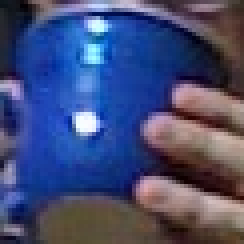
//> input picture opencv.learning/BlueCup.jpg, 61 x 61 px (shown 4 times larger)
$ ./ch2_ex2_6 ../BlueCup.jpg   (built with g++ and OpenCV 4)
//> lines starting //> are read from the running program, lines starting //| are printed output that depends on the picture
/* License:
   Oct. 3, 2008
   Right to use this code in any way you want without warrenty, support or any guarentee of it working.

   BOOK: It would be nice if you cited it:
   Learning OpenCV: Computer Vision with the OpenCV Library
     by Gary Bradski and Adrian Kaehler
     Published by O'Reilly Media, October 3, 2008

   AVAILABLE AT:
     http://www.amazon.com/Learning-OpenCV-Computer-Vision-Library/dp/0596516134
     Or: http://oreilly.com/catalog/9780596516130/
     ISBN-10: 0596516134 or: ISBN-13: 978-0596516130

   OTHER OPENCV SITES:
   * The source code is on sourceforge at:
     http://sourceforge.net/projects/opencvlibrary/
   * The OpenCV wiki page (As of Oct 1, 2008 this is down for changing over servers, but should come back):
     http://opencvlibrary.sourceforge.net/
   * An active user group is at:
     http://tech.groups.yahoo.com/group/OpenCV/
   * The minutes of weekly OpenCV development meetings are at:
     http://pr.willowgarage.com/wiki/OpenCV
*/
#include <opencv2/opencv.hpp>

using namespace cv;

Mat doCanny(
    Mat in,
    double    lowThresh,
    double    highThresh,
    double    aperture)
{
    if (in.channels() != 1)
        return Mat(); // Canny only handles gray scale images
    Mat out;
    Canny( in, out, lowThresh, highThresh, aperture );
    return( out );
};

int main( int argc, char** argv )
{
  Mat img_rgb = imread( argv[1] );
//> img_rgb is the input picture: 61 rows x 61 cols, CV_8UC3; mean B, G, R 117.6, 76.4, 68
  Mat img_gry;
  cvtColor(img_rgb, img_gry ,CV_BGR2GRAY);
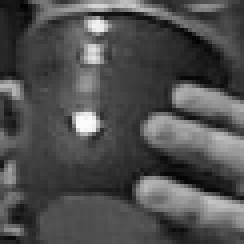
//> img_gry: 61 rows x 61 cols, CV_8UC1 (shown 4 times larger); min 2, max 252, mean 78.6
  namedWindow( "Example Gray", CV_WINDOW_AUTOSIZE );
  namedWindow( "Example Canny", CV_WINDOW_AUTOSIZE );
  imshow( "Example Gray", img_gry );
  Mat img_cny = doCanny( img_gry, 10, 100, 3 );
//> in doCanny, `Canny( in, out, lowThresh, highThresh, aperture );`:
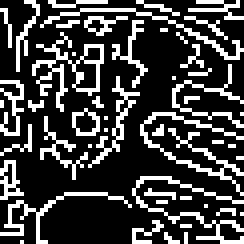
//> out: 61 rows x 61 cols, CV_8UC1 (shown 4 times larger); 25% white in thin lines or dots
  imshow( "Example Canny", img_cny );
  waitKey( 0 );
  destroyWindow( "Example Gray" );
  destroyWindow( "Example Canny" );
}

$ run again, on opencv.learning/HandOutdoorColor.jpg
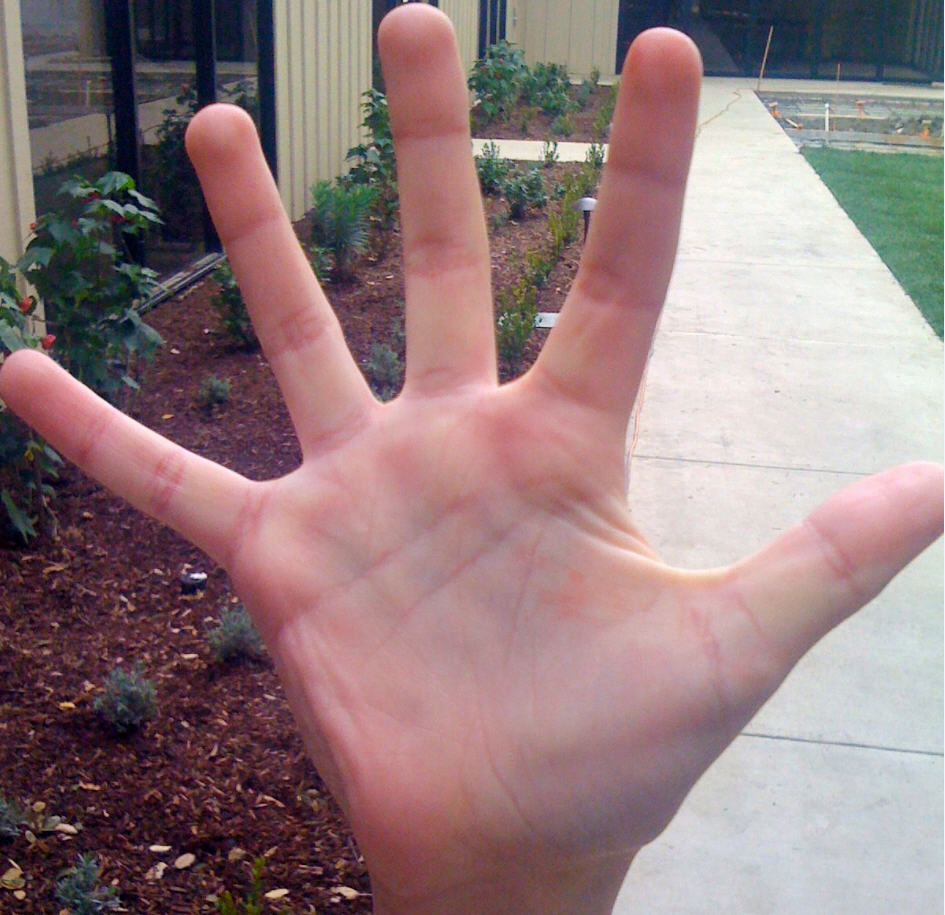
//> input picture opencv.learning/HandOutdoorColor.jpg, 945 x 915 px
//> img_rgb is the input picture: 915 rows x 945 cols, CV_8UC3; mean B, G, R 125.6, 123.8, 146.8
//> `cvtColor(img_rgb, img_gry ,CV_BGR2GRAY);`:
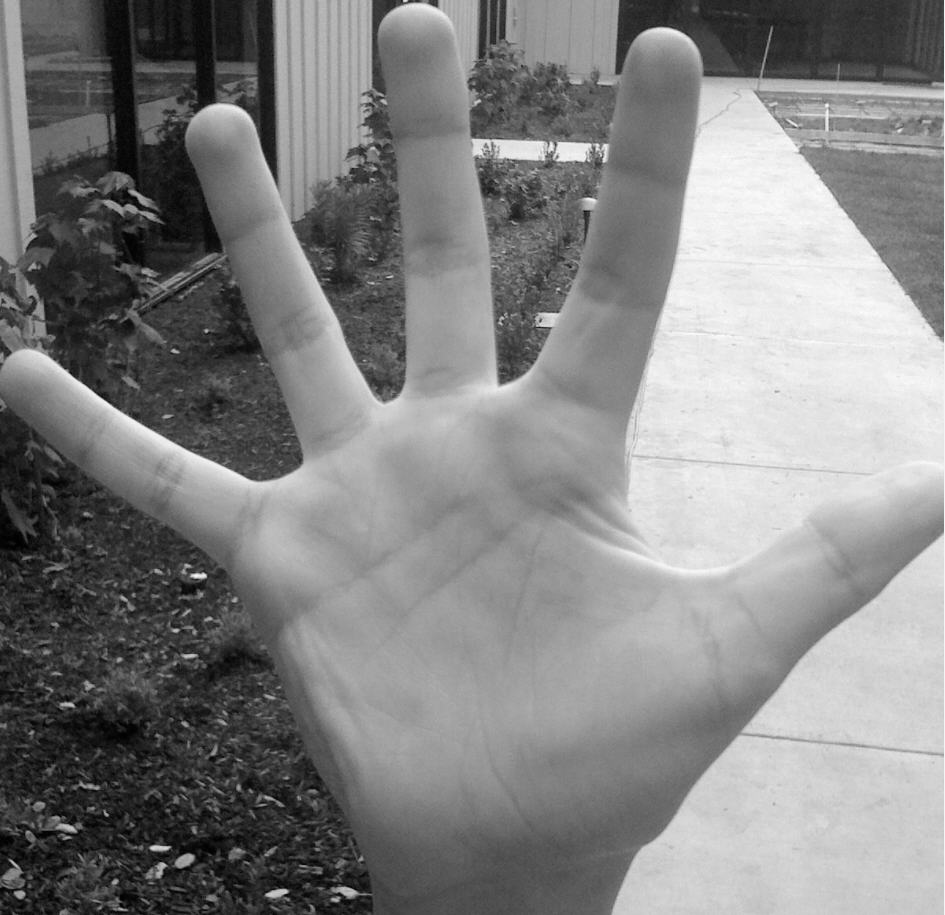
//> img_gry: 915 rows x 945 cols, CV_8UC1; min 0, max 254, mean 130.9
//> in doCanny, `Canny( in, out, lowThresh, highThresh, aperture );`:
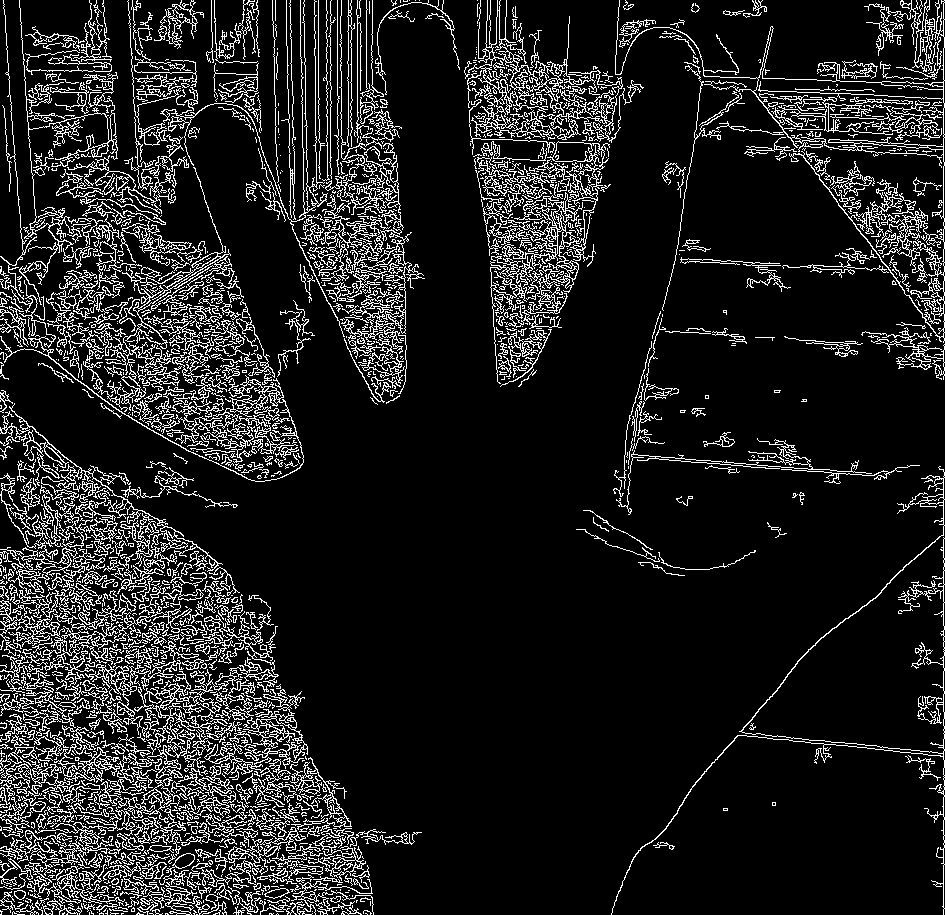
//> out: 915 rows x 945 cols, CV_8UC1; 12.4% white in thin lines or dots

$ run again, on opencv.learning/HandOutdoorSunColor.jpg
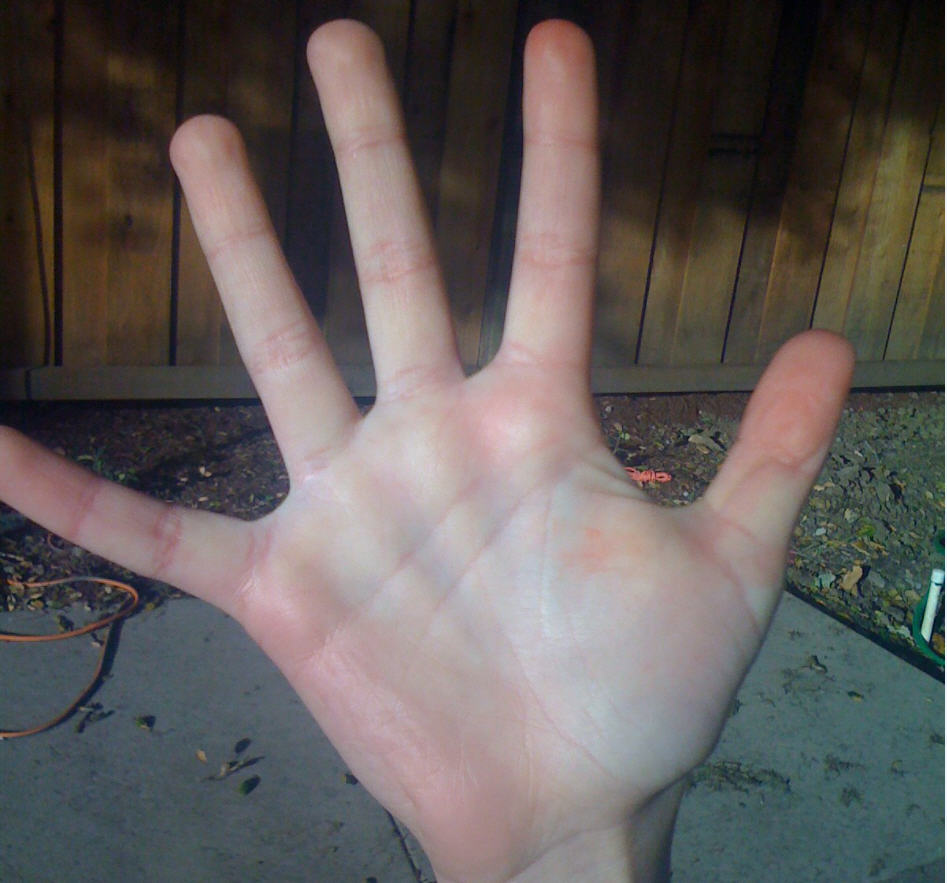
//> input picture opencv.learning/HandOutdoorSunColor.jpg, 947 x 883 px
//> img_rgb is the input picture: 883 rows x 947 cols, CV_8UC3; mean B, G, R 91.4, 93.1, 99.4
//> `cvtColor(img_rgb, img_gry ,CV_BGR2GRAY);`:
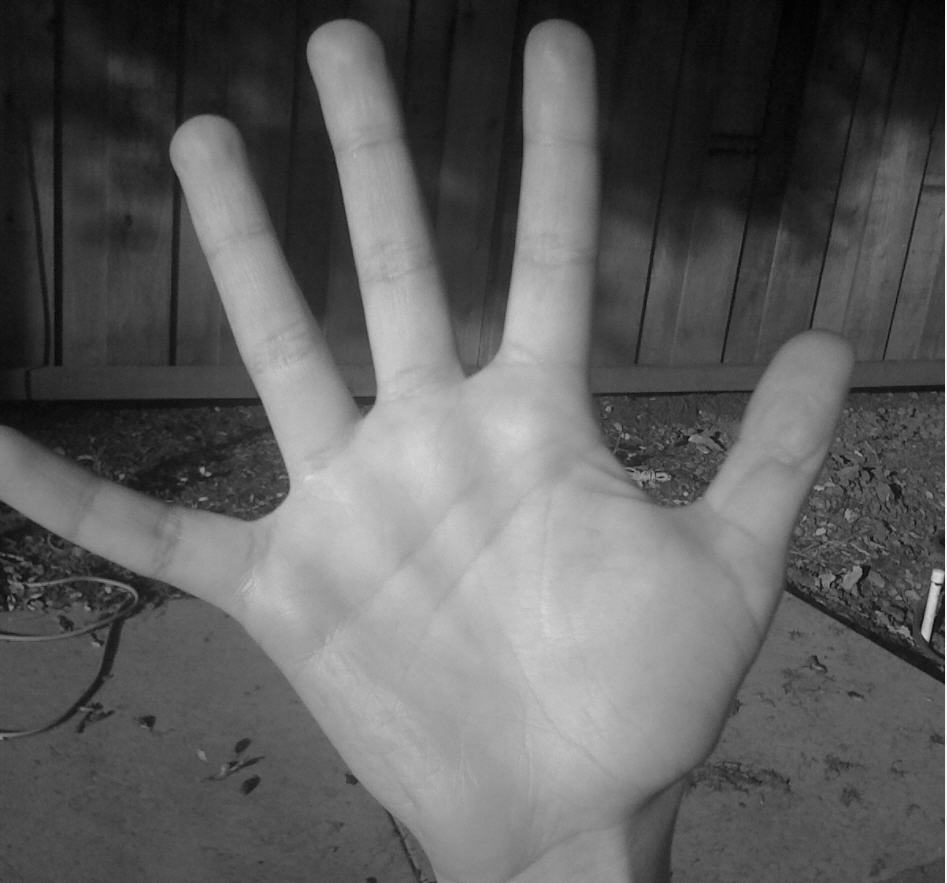
//> img_gry: 883 rows x 947 cols, CV_8UC1; min 1, max 252, mean 94.8
//> in doCanny, `Canny( in, out, lowThresh, highThresh, aperture );`:
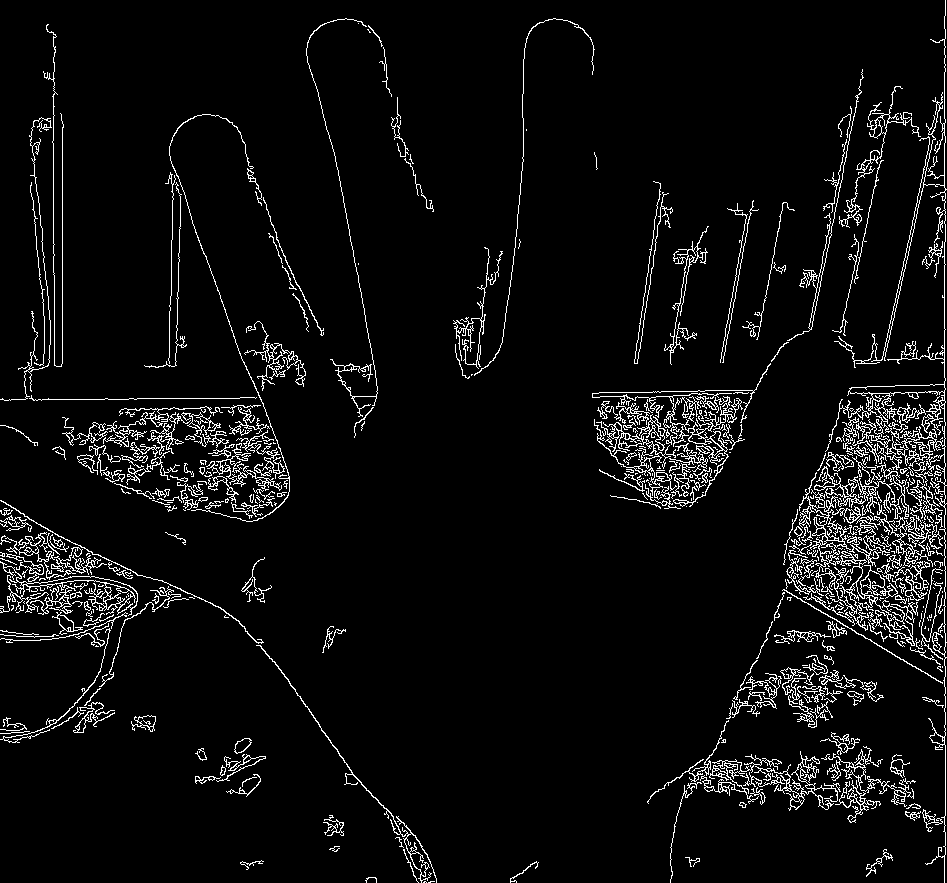
//> out: 883 rows x 947 cols, CV_8UC1; 5.3% white in thin lines or dots

$ run again, on opencv.learning/OpticalFlow0.jpg
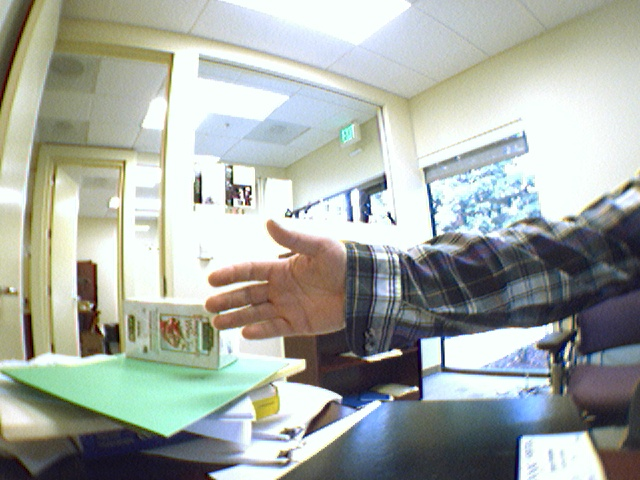
//> input picture opencv.learning/OpticalFlow0.jpg, 640 x 480 px
//> img_rgb is the input picture: 480 rows x 640 cols, CV_8UC3; mean B, G, R 164.4, 171.2, 165.4
//> `cvtColor(img_rgb, img_gry ,CV_BGR2GRAY);`:
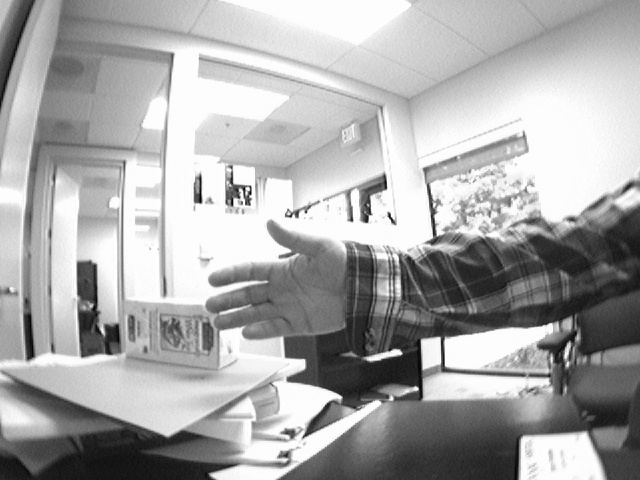
//> img_gry: 480 rows x 640 cols, CV_8UC1; min 0, max 255, mean 168.7
//> in doCanny, `Canny( in, out, lowThresh, highThresh, aperture );`:
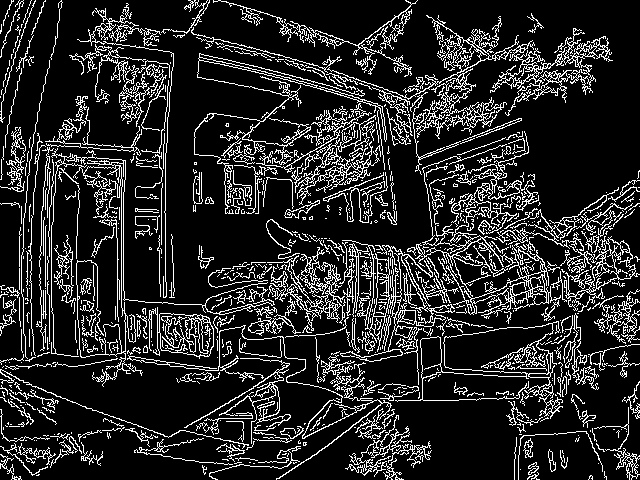
//> out: 480 rows x 640 cols, CV_8UC1; 15.7% white in thin lines or dots
